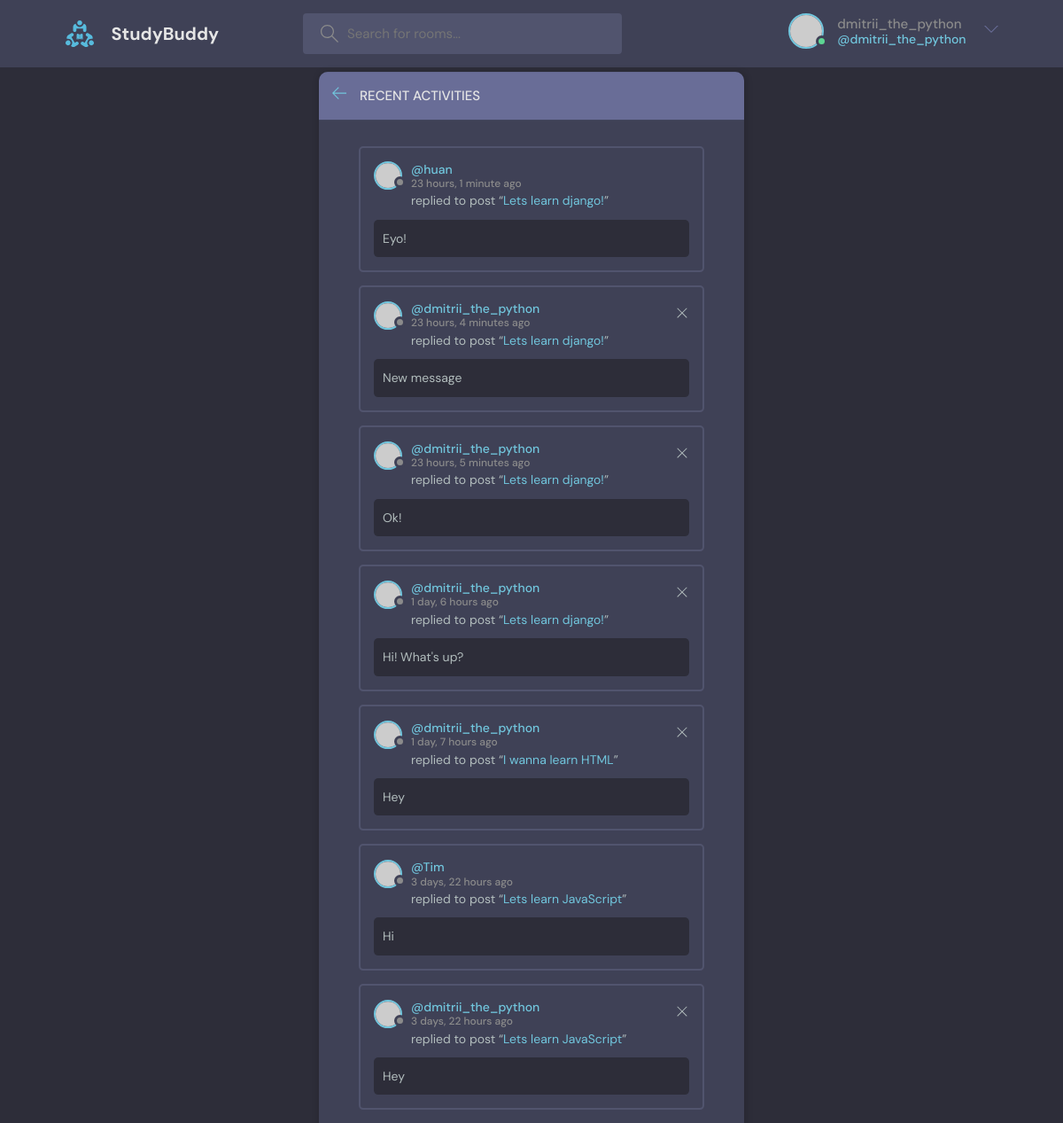
The app's page /recent_activities (signed in) with its own data.
### base/models.py (models this page shows, shortened)
class Message(models.Model):
    user = models.ForeignKey(User, on_delete=models.CASCADE)
    room = models.ForeignKey(Room, on_delete=models.CASCADE)
    body = models.TextField()
    updated = models.DateTimeField(auto_now=True)
    created = models.DateTimeField(auto_now_add=True)
    class Meta:
        ordering = ['-updated', '-created']
    def __str__(self):
        return self.body[0:50]

class Room(models.Model):
    host = models.ForeignKey(User, on_delete=models.SET_NULL, null=True)
    topic = models.ForeignKey(Topic, on_delete=models.SET_NULL, null=True)
    name = models.CharField(max_length=200)
    description = models.TextField(null=True, blank=True)
    participants = models.ManyToManyField(User, related_name='participants', blank=True)
    updated = models.DateTimeField(auto_now=True)
    created = models.DateTimeField(auto_now_add=True)
    class Meta:
        ordering = ['-updated', '-created']

### base/views.py (the view)
# urls.py: path('recent_activities', views.recent_activities_page, name='recent_activities'),
def recent_activities_page(request):
    recent_messages = Message.objects.all()
    context = {
        'recent_messages': recent_messages,
    }
    return render(request, 'base/recent_activities.html', context=context)

### base/templates/base/recent_activities.html (shortened to what this page needs)
{% extends 'base/main.html' %}
{% block content %}
    <main class="layout">
        <div class="container">
            <div class="layout__box">
                <div class="layout__boxHeader">
                    <div class="layout__boxTitle">
                        <a href="{% url 'home' %}">
                            <svg version="1.1" xmlns="http://www.w3.org/2000/svg" width="32" height="32"
                                 viewBox="0 0 32 32">
                                <title>arrow-left</title>
                                <path
                                        d="M13.723 2.286l-13.723 13.714 13.719 13.714 1.616-1.611-10.96-10.96h27.625v-2.286h-27.625l10.965-10.965-1.616-1.607z"
                                ></path>
                            </svg>
                        </a>
                        <h3>Recent Activities</h3>
                    </div>
                </div>
                <div class="activities-page layout__body">
                    {% for message in recent_messages %}
                        <div class="activities__box">
                            <div class="activities__boxHeader roomListRoom__header">
                                <a href="{% url 'user-profile' message.user.id %}" class="roomListRoom__author">
                                    <div class="avatar avatar--small">
                                        <img src="https://randomuser.me/api/portraits/women/11.jpg" alt="" />
                                    </div>
                                    <p>
                                        @{{ message.user.username }}
                                        <span>{{ message.updated|timesince }} ago</span>
                                    </p>
                                </a>
                                <div class="roomListRoom__actions">
                                    {% if request.user == message.user %}
                                    <a href="{% url 'delete-message' message.id %}">
                                        <svg version="1.1" xmlns="http://www.w3.org/2000/svg" width="32" height="32"
                                             viewBox="0 0 32 32">
                                            <title>remove</title>
                                            <path
                                                    d="M27.314 6.019l-1.333-1.333-9.98 9.981-9.981-9.981-1.333 1.333 9.981 9.981-9.981 9.98 1.333 1.333 9.981-9.98 9.98 9.98 1.333-1.333-9.98-9.98 9.98-9.981z"
                                            ></path>
                                        </svg>
                                    </a>
                                    {% endif %}
                                </div>
                            </div>
                            <div class="activities__boxContent">
                                <p>replied to post “<a href="{% url 'room' message.room.id  %}">{{ message.room.name }}</a>”</p>
                                <div class="activities__boxRoomContent">
                                    {{ message }}{% if message|length > 80 %}...{% endif %}
                                </div>
                            </div>
                        </div>
                    {% endfor %}
                </div>
            </div>
        </div>
    </main>
{% endblock content %}

### base/templates/base/navbar.html (shortened to what this page needs)
{% load static %}
<header class="header header--loggedIn">
    <div class="container">
        <a href="{% url 'home' %}" class="header__logo">
            <img src="{% static 'base/assets/logo.svg' %}" alt=""/>
            <h1>StudyBuddy</h1>
        </a>
        <form class="header__search" method="GET" action="{% url 'home' %}">
            <label>
                <input type="text" name="q" placeholder="Search for rooms..."/>
            </label>
        </form>
        <nav class="header__menu">
            {% if not request.user.is_authenticated %}
                <a href="{% url 'login' %}">
                    <img src="{% static 'base/assets/avatar.svg' %}" alt=""/>
                    <p>Login</p>
                </a>
            {% else %}
                <div class="header__user">
                    <a href="{% url 'user-profile' request.user.id %}">
                        <div class="avatar avatar--medium active">
                            <img src="https://randomuser.me/api/portraits/men/37.jpg" alt=""/>
                        </div>
                        <p>{{ request.user.username }} <span>@{{ request.user.username }}</span></p>
                    </a>
                    <button class="dropdown-button">
                        <svg version="1.1" xmlns="http://www.w3.org/2000/svg" width="32" height="32"
                             viewBox="0 0 32 32">
                            <title>chevron-down</title>
                            <path d="M16 21l-13-13h-3l16 16 16-16h-3l-13 13z"></path>
                        </svg>
                    </button>
                </div>
            {% endif %}
        </nav>
    </div>
</header>

### records on screen
Message: user.username "huan", updated "23 hours, 1 minute", room.name "Lets learn django!", body "Eyo!"
Message: user.username "dmitrii_the_python", updated "23 hours, 4 minutes", room.name "Lets learn django!", body "New message"
Message: user.username "dmitrii_the_python", updated "23 hours, 5 minutes", room.name "Lets learn django!", body "Ok!"
Message: user.username "dmitrii_the_python", updated "1 day, 6 hours", room.name "Lets learn django!", body "Hi! What's up?"
Message: user.username "dmitrii_the_python", updated "1 day, 7 hours", room.name "I wanna learn HTML", body "Hey"
Message: user.username "Tim", updated "3 days, 22 hours", room.name "Lets learn JavaScript", body "Hi"
Message: user.username "dmitrii_the_python", updated "3 days, 22 hours", room.name "Lets learn JavaScript", body "Hey"

### other values on screen
{{ request.user.username }} "dmitrii_the_python"
